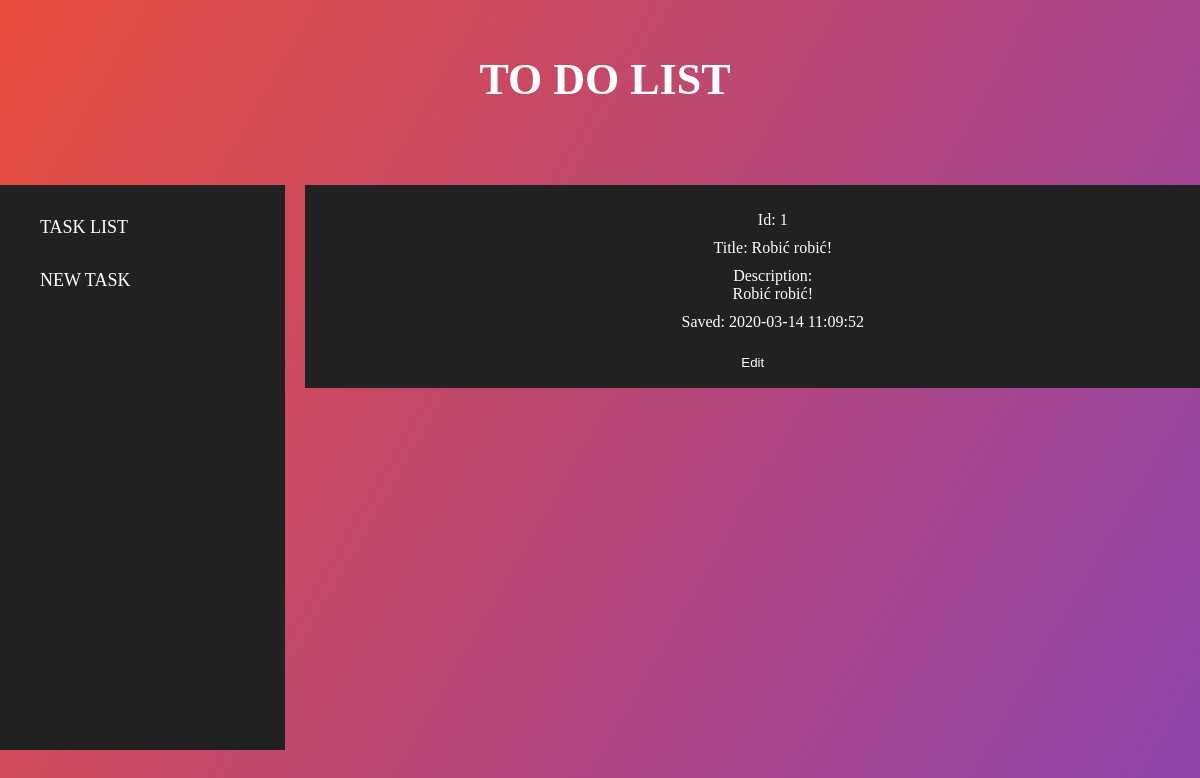
The app's page /?action=show&id=1 with its own data.
### tables this page shows
CREATE TABLE `notes` (
  `id` int(11) NOT NULL,
  `title` varchar(150) NOT NULL,
  `description` text NOT NULL,
  `created` datetime NOT NULL
);

### src/View.php (called while the page is built, shortened)
<?php
class View
{
  public function render(string $page, array $params = []): void
  {
    $params = $this->escape($params);
    require_once("templates/layout.php");
  }
  private function escape(array $params): array
  {
    $clearParams = [];
    foreach ($params as $key => $param) {
      switch (true) {
        case is_array($param):
          $clearParams[$key] = $this->escape($param);
          break;
        case $param:
          $clearParams[$key] = htmlentities($param);
          break;
      }
    }
    return $clearParams;
  }
}

### src/Controller/NoteController.php (called while the page is built, shortened)
<?php
class NoteController extends AbstractController
{
  public function showAction(): void
  {
    $this->view->render(
      'show',
      ['note' => $this->getNote()]
    );
  }
  final private function getNote(): array
  {
    $noteId = (int) $this->request->getParam('id');
    return $this->noteModel->get($noteId);
  }
}

### src/Controller/AbstractController.php (called while the page is built, shortened)
<?php
abstract class AbstractController
{
  protected Request $request;
  protected View $view;
  public function __construct(Request $request)
  {
    $this->request = $request;
    $this->view = new View();
  }
  final public function run(): void
  {
    try {
      $action = $this->action() . 'Action';
      $this->$action();
    } catch (StorageException $e) {
      $this->view->render('error', ['message' => $e->getMessage()]);
    } catch (NotFoundException $e) {
      $this->redirect('/', ['error' => 'noteNotFound']);
    }
  }
  final private function action(): string
  {
    return $this->request->getParam('action', self::DEFAULT_ACTION);
  }
}

### index.php (called while the page is built, shortened)
<?php
$request = new Request($_GET, $_POST, $_SERVER);
try {
  (new NoteController($request))->run();
} catch (ConfigurationException $e) {
  echo '<h1>An error has occurred in the application</h1>';
  echo 'Problem with the application, please try again in a moment.';
} catch (AppException $e) {
  echo '<h1>An error has occurred in the application</h1>';
  echo '<h3>' . $e->getMessage() . '</h3>';
} catch (\Throwable $e) {
  echo '<h1>An error has occurred in the application</h1>';
  dump($e);
}

### src/Model/AbstractModel.php (called while the page is built, shortened)
<?php
abstract class AbstractModel
{
  private function createConnection(array $config): void
  {
    $dsn = "mysql:dbname={$config['database']};host={$config['host']}";
    $this->conn = new PDO(
      $dsn,
      $config['user'],
      $config['password'],
      [
        PDO::ATTR_ERRMODE => PDO::ERRMODE_EXCEPTION
      ]
    );
  }
}

### src/Model/NoteModel.php (called while the page is built, shortened)
<?php
class NoteModel extends AbstractModel implements ModelInterface
{
  public function get(int $id): array
  {
    try {
      $query = "SELECT * FROM notes WHERE id = $id";
      $result = $this->conn->query($query);
      $note = $result->fetch(PDO::FETCH_ASSOC);
    } catch (Throwable $e) {
      throw new StorageException('Nie udało się pobrać notatki', 400, $e);
    }
    return $note;
  }
}

### templates/pages/show.php (the view)
<div class="show">
  <?php $note = $params['note'] ?? null; ?>
  <?php if ($note) : ?>
    <ul>
      <li>Id: <?php echo $note['id'] ?></li>
      <li>Title: <?php echo $note['title'] ?></li>
      <li>
        Description:</br><?php echo $note['description'] ?>
      </li>
      <li>Saved: <?php echo $note['created'] ?></li>
    </ul>
    <a href="/?action=edit&id=<?php echo $note['id'] ?>">
    <button>Edit</button>
    </a>
  <?php else : ?>
    <div>Brak notatki do wyświetlenia</div>
  <?php endif; ?>
</div>

### public/style.css (style rules this page uses)
body { font-family:'Times New Roman', Times, serif; color: white; background-image: linear-gradient(120deg,#e74c3c,#8e44ad); margin: 0; }
button { border: none; background-color: #212121; padding: 5px 10px; color: white; cursor: pointer; }
.delete, .show { padding: 10px; background-color: #212121; color: white; }
.delete ul, .show ul { list-style: none; }
.delete ul li, .show ul li { margin-top: 10px; }
.delete button, .show button { padding: 8px 12px; }

### records on screen
notes: id "1", title "Robić robić!", description "Robić robić!", created "2020-03-14 11:09:52"
